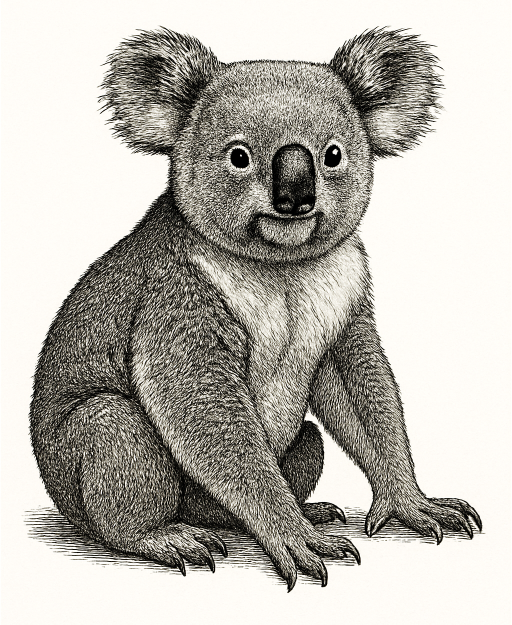
#> input picture imgs/koala.png, 1024 x 1249 px (shown at 1/2 size)
$ python resizeImages.py ../imgs out   (older library calls are emulated)
#> lines starting #> are read from the running program, lines starting #| are printed output that depends on the picture
from PIL import Image
import os
import sys

from PIL import Image
import os

def resize_images(input_folder, output_folder, target_resolution=(64, 64)):
    if not os.path.exists(output_folder):
        os.makedirs(output_folder)

    for root, dirs, files in os.walk(input_folder):
        for file in files:
            input_path = os.path.join(root, file)
            relative_path = os.path.relpath(input_path, input_folder)
            output_path = os.path.join(output_folder, relative_path)
            os.makedirs(os.path.dirname(output_path), exist_ok=True)
            resize_and_save(input_path, output_path, target_resolution)

def resize_and_save(input_path, output_path, target_resolution):
#> called with input_path = '../imgs/koala.png', output_path = 'out/koala.png', target_resolution = (64, 64)
    try:
        with Image.open(input_path) as img:
#> img is the input picture: PIL image 1024x1249 RGBA; mean R, G, B, A 184.3, 181.4, 174.2, 255
            rgb_img = img.convert("RGB")
            resized_img = rgb_img.resize(target_resolution, Image.ANTIALIAS)
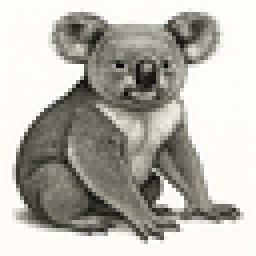
#> resized_img: PIL image 64x64 RGB (shown 4 times larger); mean R, G, B 184.1, 181.2, 174.2
            resized_img.save(output_path, format="JPEG")
            print(f"Resized and saved: {output_path}")
    except Exception as e:
        print(f"Error processing {input_path}: {str(e)}")

input_folder = sys.argv[1]
output_folder = sys.argv[2]
resize_images(input_folder, output_folder)
